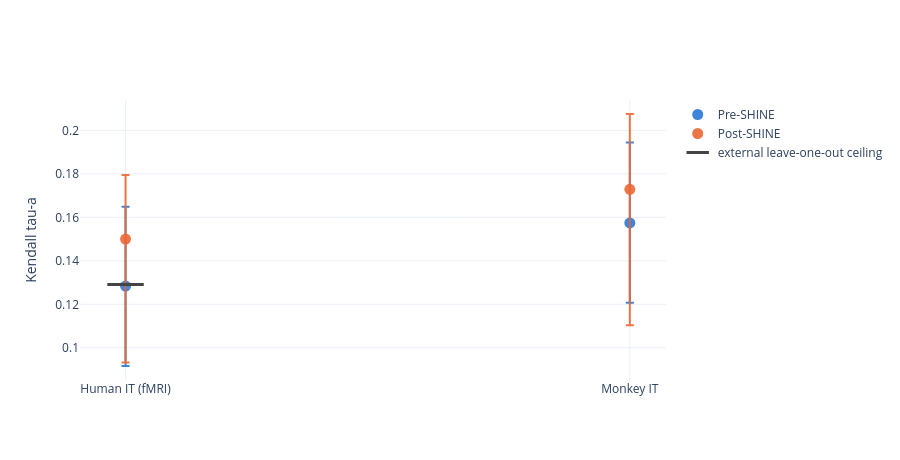
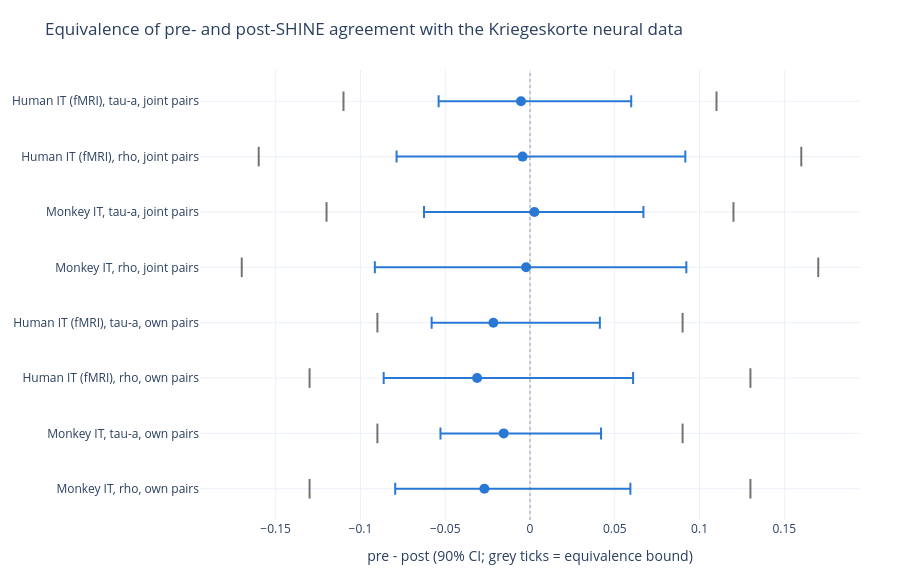

Notebook source saved alongside these figures, in order:
### Markdown cell above
## 2b. Kriegeskorte et al. (2008b) neural data

Human IT (fMRI) and monkey IT, same statistics as 2a. Human IT agreement is expected to be lower than behavior and is compared with its own leave-one-out ceiling.

### Code cell
neural = ["hIT_kriegeskorte2008", "mIT_kriegeskorte2008"]
ceiling_hit = summary.loc[summary["target"] == neural[0], "external_leave_one_out"].iloc[0]
fig_agreement_with_ci(summary[summary["target"].isin(neural)], targets={t: TARGET[t] for t in neural}, ceiling=(neural[0], ceiling_hit)).show()
forest(neural, "Equivalence of pre- and post-SHINE agreement with the Kriegeskorte neural data").show()

### Figure 1 — Plotly figure (JSON) as saved in the notebook; plotly's stock layout.template omitted (floating-point values rounded to 4 significant figures)
{"data": [{"error_y": {"array": [0.03646, 0.03699], "arrayminus": [0.03677, 0.03674], "color": "rgba(42,120,214,0.9)", "symmetric": false, "type": "data"}, "marker": {"color": "rgba(42,120,214,0.9)", "size": 11}, "mode": "markers", "name": "Pre-SHINE", "type": "scatter", "x": ["Human IT (fMRI)", "Monkey IT"], "y": [0.1284, 0.1574]}, {"error_y": {"array": [0.02947, 0.03465], "arrayminus": [0.05681, 0.0625], "color": "rgba(235,104,52,0.9)", "symmetric": false, "type": "data"}, "marker": {"color": "rgba(235,104,52,0.9)", "size": 11}, "mode": "markers", "name": "Post-SHINE", "type": "scatter", "x": ["Human IT (fMRI)", "Monkey IT"], "y": [0.15, 0.1729]}, {"marker": {"color": "grey", "line": {"width": 3}, "size": 26, "symbol": "line-ew"}, "mode": "markers", "name": "external leave-one-out ceiling", "type": "scatter", "x": ["Human IT (fMRI)"], "y": [0.1291]}], "layout": {"height": 460, "yaxis": {"title": {"text": "Kendall tau-a"}}}}

### Figure 2 — Plotly figure (JSON) as saved in the notebook; plotly's stock layout.template omitted (floating-point values rounded to 4 significant figures)
{"data": [{"error_x": {"array": [0.065], "arrayminus": [0.0486], "color": "#2a78d6", "symmetric": false, "thickness": 2, "type": "data", "width": 6}, "hovertemplate": "Human IT (fMRI), tau-a, joint pairs<br>effect=%{x:.3f}<br>CI [-0.054, 0.060]<extra></extra>", "marker": {"color": "#2a78d6", "size": 10}, "mode": "markers", "showlegend": false, "type": "scatter", "x": [-0.0053], "y": ["Human IT (fMRI), tau-a, joint pairs"]}, {"hoverinfo": "skip", "marker": {"color": "rgba(80,80,80,0.8)", "line": {"width": 2}, "size": 14, "symbol": "line-ns-open"}, "mode": "markers", "showlegend": false, "type": "scatter", "x": [-0.11, 0.11], "y": ["Human IT (fMRI), tau-a, joint pairs", "Human IT (fMRI), tau-a, joint pairs"]}, {"error_x": {"array": [0.096], "arrayminus": [0.0743], "color": "#2a78d6", "symmetric": false, "thickness": 2, "type": "data", "width": 6}, "hovertemplate": "Human IT (fMRI), rho, joint pairs<br>effect=%{x:.3f}<br>CI [-0.079, 0.092]<extra></extra>", "marker": {"color": "#2a78d6", "size": 10}, "mode": "markers", "showlegend": false, "type": "scatter", "x": [-0.0044], "y": ["Human IT (fMRI), rho, joint pairs"]}, {"hoverinfo": "skip", "marker": {"color": "rgba(80,80,80,0.8)", "line": {"width": 2}, "size": 14, "symbol": "line-ns-open"}, "mode": "markers", "showlegend": false, "type": "scatter", "x": [-0.16, 0.16], "y": ["Human IT (fMRI), rho, joint pairs", "Human IT (fMRI), rho, joint pairs"]}, {"error_x": {"array": [0.0643], "arrayminus": [0.0651], "color": "#2a78d6", "symmetric": false, "thickness": 2, "type": "data", "width": 6}, "hovertemplate": "Monkey IT, tau-a, joint pairs<br>effect=%{x:.3f}<br>CI [-0.062, 0.067]<extra></extra>", "marker": {"color": "#2a78d6", "size": 10}, "mode": "markers", "showlegend": false, "type": "scatter", "x": [0.0026], "y": ["Monkey IT, tau-a, joint pairs"]}, {"hoverinfo": "skip", "marker": {"color": "rgba(80,80,80,0.8)", "line": {"width": 2}, "size": 14, "symbol": "line-ns-open"}, "mode": "markers", "showlegend": false, "type": "scatter", "x": [-0.12, 0.12], "y": ["Monkey IT, tau-a, joint pairs", "Monkey IT, tau-a, joint pairs"]}, {"error_x": {"array": [0.0945], "arrayminus": [0.0892], "color": "#2a78d6", "symmetric": false, "thickness": 2, "type": "data", "width": 6}, "hovertemplate": "Monkey IT, rho, joint pairs<br>effect=%{x:.3f}<br>CI [-0.091, 0.092]<extra></extra>", "marker": {"color": "#2a78d6", "size": 10}, "mode": "markers", "showlegend": false, "type": "scatter", "x": [-0.0023], "y": ["Monkey IT, rho, joint pairs"]}, {"hoverinfo": "skip", "marker": {"color": "rgba(80,80,80,0.8)", "line": {"width": 2}, "size": 14, "symbol": "line-ns-open"}, "mode": "markers", "showlegend": false, "type": "scatter", "x": [-0.17, 0.17], "y": ["Monkey IT, rho, joint pairs", "Monkey IT, rho, joint pairs"]}, {"error_x": {"array": [0.0628], "arrayminus": [0.0364], "color": "#2a78d6", "symmetric": false, "thickness": 2, "type": "data", "width": 6}, "hovertemplate": "Human IT (fMRI), tau-a, own pairs<br>effect=%{x:.3f}<br>CI [-0.058, 0.041]<extra></extra>", "marker": {"color": "#2a78d6", "size": 10}, "mode": "markers", "showlegend": false, "type": "scatter", "x": [-0.0216], "y": ["Human IT (fMRI), tau-a, own pairs"]}, {"hoverinfo": "skip", "marker": {"color": "rgba(80,80,80,0.8)", "line": {"width": 2}, "size": 14, "symbol": "line-ns-open"}, "mode": "markers", "showlegend": false, "type": "scatter", "x": [-0.09, 0.09], "y": ["Human IT (fMRI), tau-a, own pairs", "Human IT (fMRI), tau-a, own pairs"]}, {"error_x": {"array": [0.092], "arrayminus": [0.0551], "color": "#2a78d6", "symmetric": false, "thickness": 2, "type": "data", "width": 6}, "hovertemplate": "Human IT (fMRI), rho, own pairs<br>effect=%{x:.3f}<br>CI [-0.086, 0.061]<extra></extra>", "marker": {"color": "#2a78d6", "size": 10}, "mode": "markers", "showlegend": false, "type": "scatter", "x": [-0.0312], "y": ["Human IT (fMRI), rho, own pairs"]}, {"hoverinfo": "skip", "marker": {"color": "rgba(80,80,80,0.8)", "line": {"width": 2}, "size": 14, "symbol": "line-ns-open"}, "mode": "markers", "showlegend": false, "type": "scatter", "x": [-0.13, 0.13], "y": ["Human IT (fMRI), rho, own pairs", "Human IT (fMRI), rho, own pairs"]}, {"error_x": {"array": [0.0574], "arrayminus": [0.0373], "color": "#2a78d6", "symmetric": false, "thickness": 2, "type": "data", "width": 6}, "hovertemplate": "Monkey IT, tau-a, own pairs<br>effect=%{x:.3f}<br>CI [-0.053, 0.042]<extra></extra>", "marker": {"color": "#2a78d6", "size": 10}, "mode": "markers", "showlegend": false, "type": "scatter", "x": [-0.0155], "y": ["Monkey IT, tau-a, own pairs"]}, {"hoverinfo": "skip", "marker": {"color": "rgba(80,80,80,0.8)", "line": {"width": 2}, "size": 14, "symbol": "line-ns-open"}, "mode": "markers", "showlegend": false, "type": "scatter", "x": [-0.09, 0.09], "y": ["Monkey IT, tau-a, own pairs", "Monkey IT, tau-a, own pairs"]}, {"error_x": {"array": [0.0861], "arrayminus": [0.0526], "color": "#2a78d6", "symmetric": false, "thickness": 2, "type": "data", "width": 6}, "hovertemplate": "Monkey IT, rho, own pairs<br>effect=%{x:.3f}<br>CI [-0.080, 0.059]<extra></extra>", "marker": {"color": "#2a78d6", "size": 10}, "mode": "markers", "showlegend": false, "type": "scatter", "x": [-0.0269], "y": ["Monkey IT, rho, own pairs"]}, {"hoverinfo": "skip", "marker": {"color": "rgba(80,80,80,0.8)", "line": {"width": 2}, "size": 14, "symbol": "line-ns-open"}, "mode": "markers", "showlegend": false, "type": "scatter", "x": [-0.13, 0.13], "y": ["Monkey IT, rho, own pairs", "Monkey IT, rho, own pairs"]}], "layout": {"height": 580, "margin": {"b": 60, "l": 160, "r": 40, "t": 70}, "shapes": [{"line": {"color": "rgba(80,80,80,0.5)", "dash": "dot", "width": 1}, "type": "line", "x0": 0, "x1": 0, "xref": "x", "y0": 0, "y1": 1, "yref": "y domain"}], "title": {"text": "Equivalence of pre- and post-SHINE agreement with the Kriegeskorte neural data"}, "xaxis": {"title": {"text": "pre - post (90% CI; grey ticks = equivalence bound)"}}, "yaxis": {"autorange": "reversed", "categoryarray": ["Human IT (fMRI), tau-a, joint pairs", "Human IT (fMRI), rho, joint pairs", "Monkey IT, tau-a, joint pairs", "Monkey IT, rho, joint pairs", "Human IT (fMRI), tau-a, own pairs", "Human IT (fMRI), rho, own pairs", "Monkey IT, tau-a, own pairs", "Monkey IT, rho, own pairs"], "categoryorder": "array"}}}
